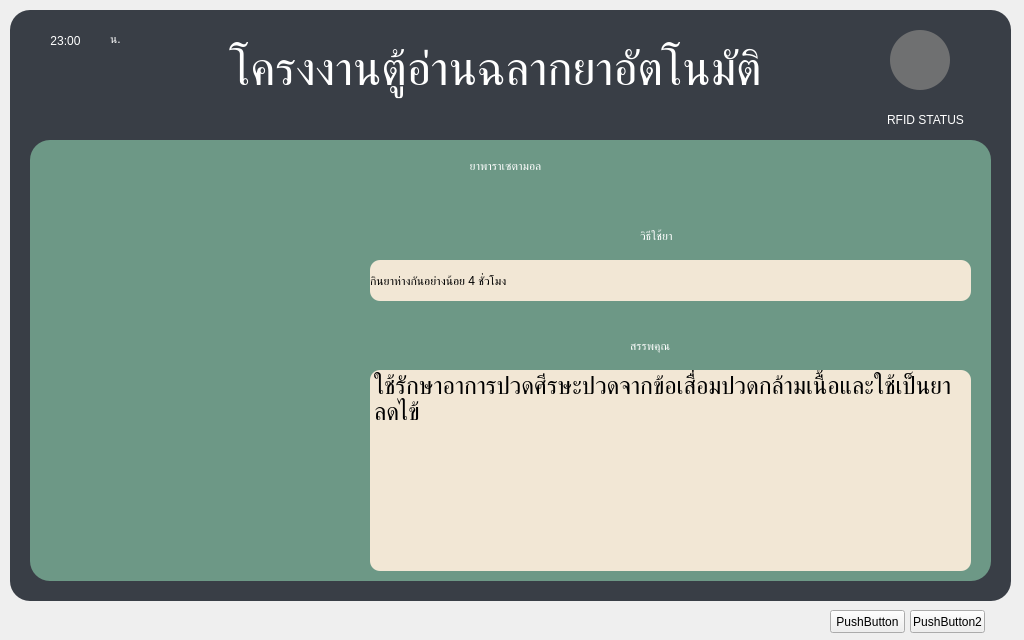
<?xml version="1.0" encoding="UTF-8"?>
<ui version="4.0">
 <class>Form</class>
 <widget class="QWidget" name="Form">
  <property name="geometry">
   <rect>
    <x>0</x>
    <y>0</y>
    <width>1024</width>
    <height>640</height>
   </rect>
  </property>
  <property name="windowTitle">
   <string>Form</string>
  </property>
  <widget class="QFrame" name="frame_bg">
   <property name="geometry">
    <rect>
     <x>10</x>
     <y>10</y>
     <width>1001</width>
     <height>591</height>
    </rect>
   </property>
   <property name="styleSheet">
    <string notr="true">background-color:rgb(57, 62, 70);
border-radius: 20px;</string>
   </property>
   <property name="frameShape">
    <enum>QFrame::StyledPanel</enum>
   </property>
   <property name="frameShadow">
    <enum>QFrame::Raised</enum>
   </property>
   <widget class="QLabel" name="label">
    <property name="geometry">
     <rect>
      <x>90</x>
      <y>30</y>
      <width>791</width>
      <height>61</height>
     </rect>
    </property>
    <property name="font">
     <font>
      <family>Mitr</family>
      <pointsize>35</pointsize>
      <weight>50</weight>
      <italic>false</italic>
      <bold>false</bold>
     </font>
    </property>
    <property name="mouseTracking">
     <bool>false</bool>
    </property>
    <property name="acceptDrops">
     <bool>false</bool>
    </property>
    <property name="layoutDirection">
     <enum>Qt::LeftToRight</enum>
    </property>
    <property name="autoFillBackground">
     <bool>false</bool>
    </property>
    <property name="styleSheet">
     <string notr="true">font: 400 35pt &quot;Mitr&quot;;
color:#fff</string>
    </property>
    <property name="text">
     <string>โครงงานตู้อ่านฉลากยาอัตโนมัติ</string>
    </property>
    <property name="alignment">
     <set>Qt::AlignCenter</set>
    </property>
   </widget>
   <widget class="QWidget" name="bg_led" native="true">
    <property name="geometry">
     <rect>
      <x>870</x>
      <y>10</y>
      <width>81</width>
      <height>81</height>
     </rect>
    </property>
    <property name="styleSheet">
     <string notr="true">border-image: url(:/BG/bg_led.png);</string>
    </property>
    <widget class="QWidget" name="widget_led" native="true">
     <property name="geometry">
      <rect>
       <x>10</x>
       <y>10</y>
       <width>60</width>
       <height>60</height>
      </rect>
     </property>
     <property name="styleSheet">
      <string notr="true">
 border-radius: 30px;
background-color: rgba(120, 120, 120, 0.874);
</string>
     </property>
    </widget>
   </widget>
   <widget class="QLabel" name="label_2">
    <property name="geometry">
     <rect>
      <x>840</x>
      <y>100</y>
      <width>151</width>
      <height>20</height>
     </rect>
    </property>
    <property name="styleSheet">
     <string notr="true">font: 900 12pt &quot;Mitr&quot;;
color:white;
</string>
    </property>
    <property name="text">
     <string>RFID STATUS</string>
    </property>
    <property name="alignment">
     <set>Qt::AlignCenter</set>
    </property>
   </widget>
   <widget class="QWidget" name="widget_details" native="true">
    <property name="enabled">
     <bool>true</bool>
    </property>
    <property name="geometry">
     <rect>
      <x>20</x>
      <y>130</y>
      <width>961</width>
      <height>441</height>
     </rect>
    </property>
    <property name="styleSheet">
     <string notr="true">background-color: rgb(109, 152, 134);</string>
    </property>
    <widget class="QLabel" name="name_drug">
     <property name="geometry">
      <rect>
       <x>10</x>
       <y>10</y>
       <width>931</width>
       <height>31</height>
      </rect>
     </property>
     <property name="styleSheet">
      <string notr="true">font: 400 20pt &quot;Mitr&quot;;
color:#fff</string>
     </property>
     <property name="text">
      <string>ยาพาราเซตามอล</string>
     </property>
     <property name="alignment">
      <set>Qt::AlignCenter</set>
     </property>
    </widget>
    <widget class="QLabel" name="img_drug">
     <property name="geometry">
      <rect>
       <x>20</x>
       <y>60</y>
       <width>240</width>
       <height>360</height>
      </rect>
     </property>
     <property name="styleSheet">
      <string notr="true">image: url(:/Drug/Drug/paracetamol.png);</string>
     </property>
     <property name="text">
      <string/>
     </property>
    </widget>
    <widget class="QTextBrowser" name="text_properties">
     <property name="geometry">
      <rect>
       <x>340</x>
       <y>230</y>
       <width>601</width>
       <height>201</height>
      </rect>
     </property>
     <property name="font">
      <font>
       <family>Mitr</family>
       <pointsize>14</pointsize>
      </font>
     </property>
     <property name="styleSheet">
      <string notr="true">background-color: #F2E7D5;
border-radius: 10px;</string>
     </property>
     <property name="tabChangesFocus">
      <bool>false</bool>
     </property>
     <property name="undoRedoEnabled">
      <bool>false</bool>
     </property>
     <property name="lineWrapMode">
      <enum>QTextEdit::WidgetWidth</enum>
     </property>
     <property name="readOnly">
      <bool>true</bool>
     </property>
     <property name="html">
      <string>&lt;!DOCTYPE HTML PUBLIC &quot;-//W3C//DTD HTML 4.0//EN&quot; &quot;http://www.w3.org/TR/REC-html40/strict.dtd&quot;&gt;
&lt;html&gt;&lt;head&gt;&lt;meta name=&quot;qrichtext&quot; content=&quot;1&quot; /&gt;&lt;style type=&quot;text/css&quot;&gt;
p, li { white-space: pre-wrap; }
&lt;/style&gt;&lt;/head&gt;&lt;body style=&quot; font-family:'Mitr'; font-size:14pt; font-weight:400; font-style:normal;&quot;&gt;
&lt;p style=&quot; margin-top:0px; margin-bottom:0px; margin-left:0px; margin-right:0px; -qt-block-indent:0; text-indent:0px;&quot;&gt;&lt;span style=&quot; font-size:18pt; color:#000000;&quot;&gt;ใช้รักษาอาการปวดศีรษะปวดจากข้อเสื่อมปวดกล้ามเนื้อและใช้เป็นยาลดไข้ &lt;/span&gt;&lt;/p&gt;&lt;/body&gt;&lt;/html&gt;</string>
     </property>
     <property name="overwriteMode">
      <bool>false</bool>
     </property>
     <property name="acceptRichText">
      <bool>true</bool>
     </property>
     <property name="openExternalLinks">
      <bool>false</bool>
     </property>
    </widget>
    <widget class="QLabel" name="head_text_properties">
     <property name="geometry">
      <rect>
       <x>600</x>
       <y>190</y>
       <width>101</width>
       <height>31</height>
      </rect>
     </property>
     <property name="styleSheet">
      <string notr="true">font: 18pt &quot;Mitr&quot;;
color:#fff;</string>
     </property>
     <property name="text">
      <string>สรรพคุณ</string>
     </property>
    </widget>
    <widget class="QLabel" name="label_use">
     <property name="geometry">
      <rect>
       <x>340</x>
       <y>120</y>
       <width>601</width>
       <height>41</height>
      </rect>
     </property>
     <property name="styleSheet">
      <string notr="true">font: 18pt &quot;Mitr&quot;;
color:#000;
background-color: #F2E7D5;
border-radius: 10px;</string>
     </property>
     <property name="text">
      <string>กินยาห่างกันอย่างน้อย 4 ชั่วโมง</string>
     </property>
     <property name="margin">
      <number>10</number>
     </property>
    </widget>
    <widget class="QLabel" name="head_label_use">
     <property name="geometry">
      <rect>
       <x>610</x>
       <y>80</y>
       <width>81</width>
       <height>31</height>
      </rect>
     </property>
     <property name="styleSheet">
      <string notr="true">font: 18pt &quot;Mitr&quot;;
color:#fff</string>
     </property>
     <property name="text">
      <string>วิธีใช้ยา</string>
     </property>
    </widget>
   </widget>
   <widget class="QLabel" name="label_time">
    <property name="geometry">
     <rect>
      <x>10</x>
      <y>20</y>
      <width>91</width>
      <height>21</height>
     </rect>
    </property>
    <property name="styleSheet">
     <string notr="true">font: 18pt &quot;Mitr&quot;;
color:#fff</string>
    </property>
    <property name="text">
     <string>23:00</string>
    </property>
    <property name="alignment">
     <set>Qt::AlignCenter</set>
    </property>
   </widget>
   <widget class="QLabel" name="label_12">
    <property name="geometry">
     <rect>
      <x>70</x>
      <y>18</y>
      <width>71</width>
      <height>21</height>
     </rect>
    </property>
    <property name="styleSheet">
     <string notr="true">font: 400 18pt &quot;Mitr&quot;;
color:#fff;
background-color: rgba(242, 231, 213, 0);</string>
    </property>
    <property name="text">
     <string>น.</string>
    </property>
    <property name="alignment">
     <set>Qt::AlignCenter</set>
    </property>
   </widget>
  </widget>
  <widget class="QPushButton" name="pushButton">
   <property name="geometry">
    <rect>
     <x>830</x>
     <y>610</y>
     <width>75</width>
     <height>23</height>
    </rect>
   </property>
   <property name="text">
    <string>PushButton</string>
   </property>
  </widget>
  <widget class="QPushButton" name="pushButton_2">
   <property name="geometry">
    <rect>
     <x>910</x>
     <y>610</y>
     <width>75</width>
     <height>23</height>
    </rect>
   </property>
   <property name="text">
    <string>PushButton2</string>
   </property>
  </widget>
 </widget>
 <resources>
  <include location="../Img/MyImg.qrc"/>
 </resources>
 <connections/>
</ui>
